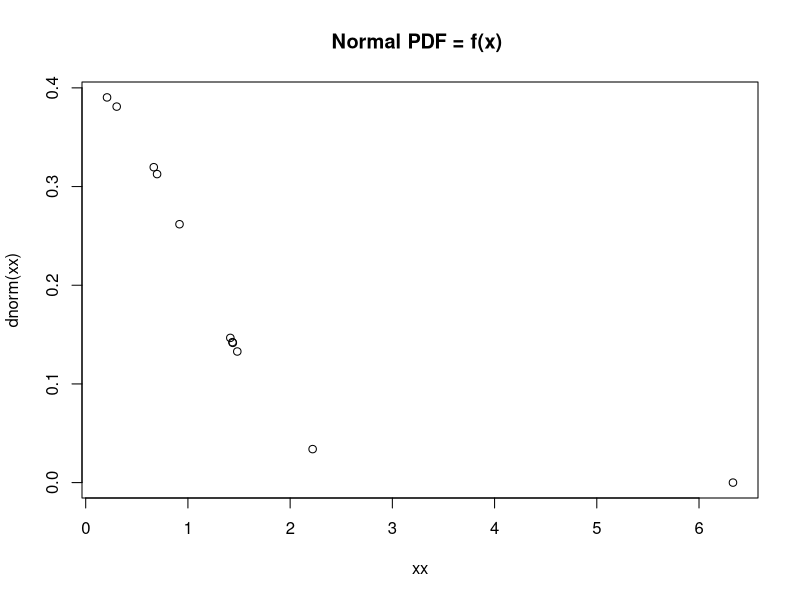
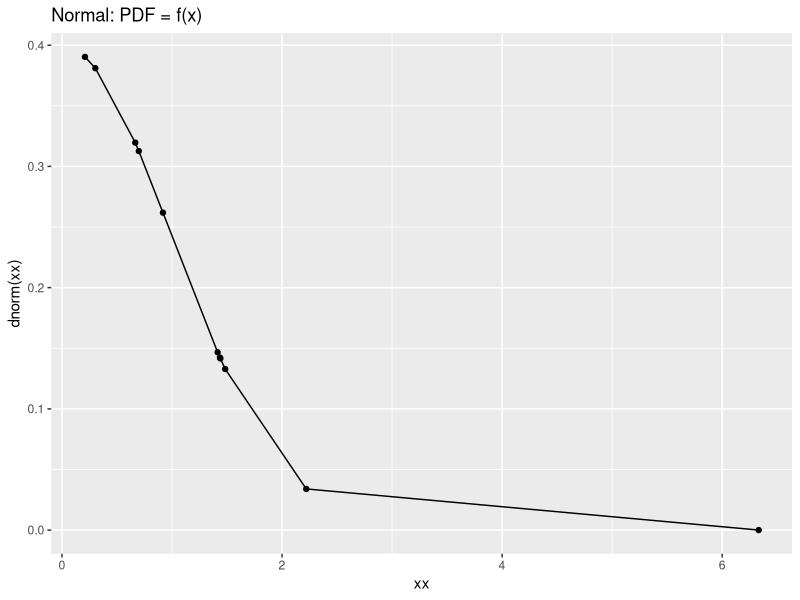
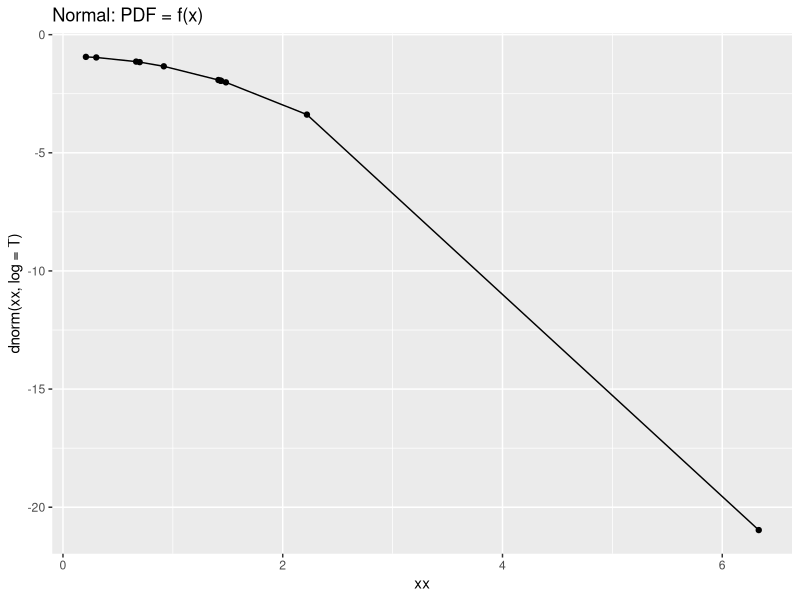
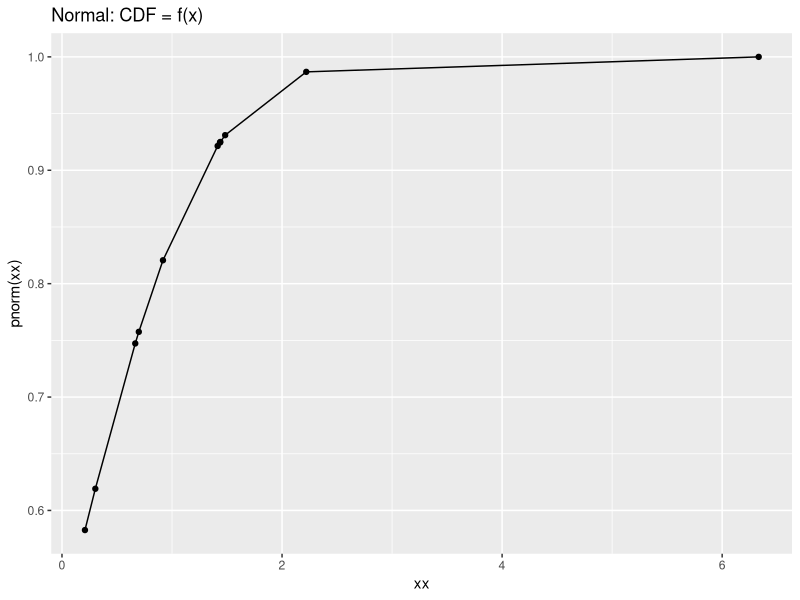
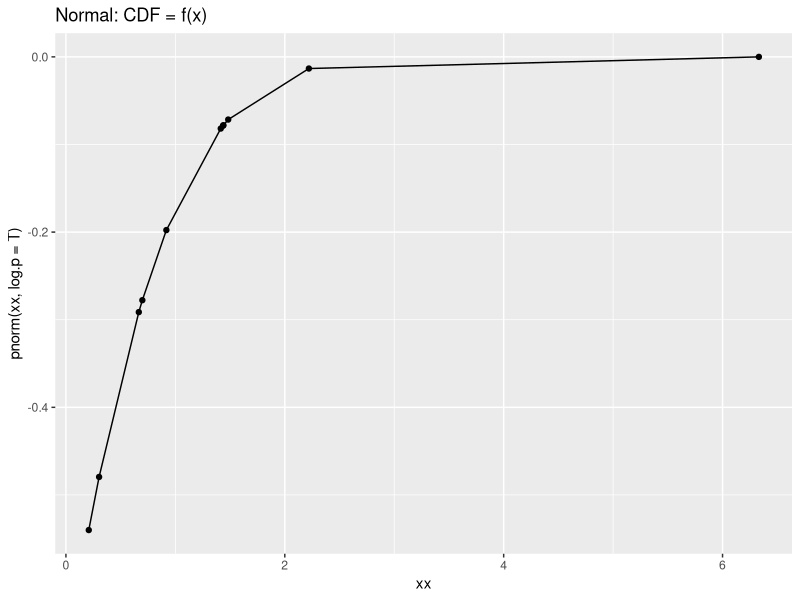
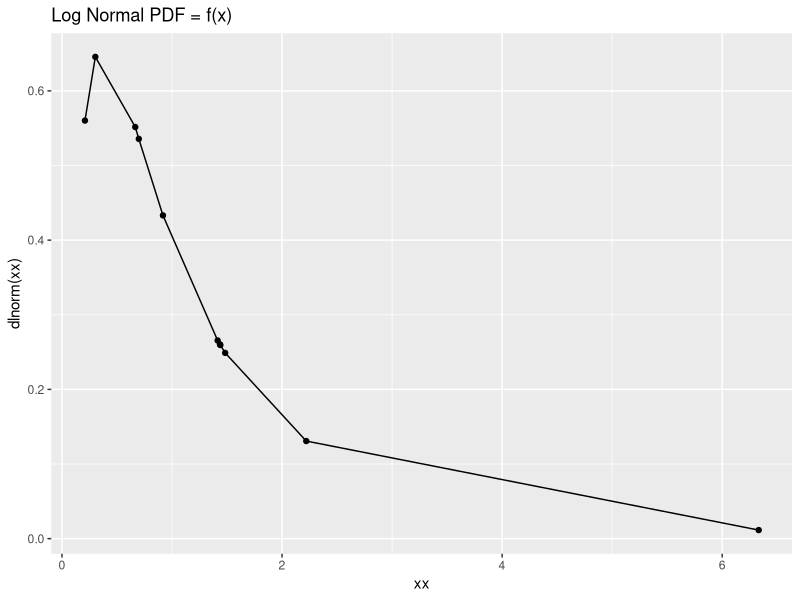
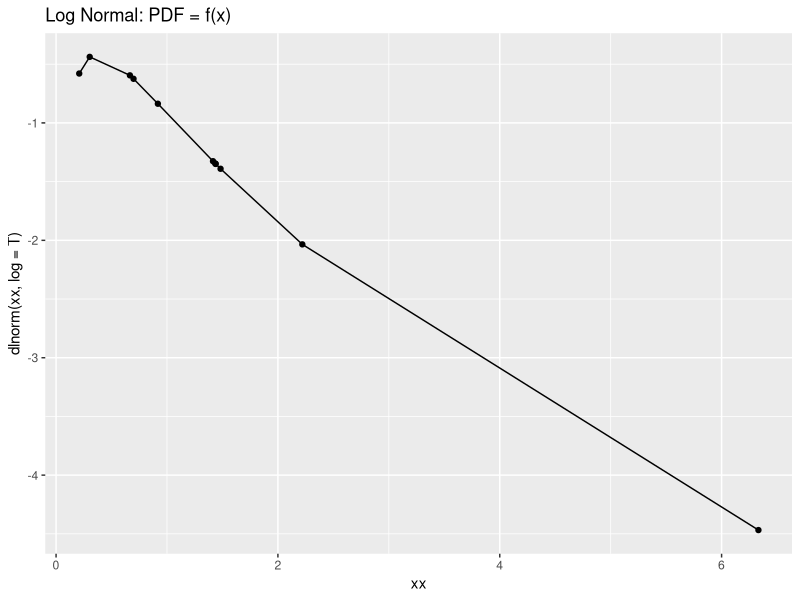
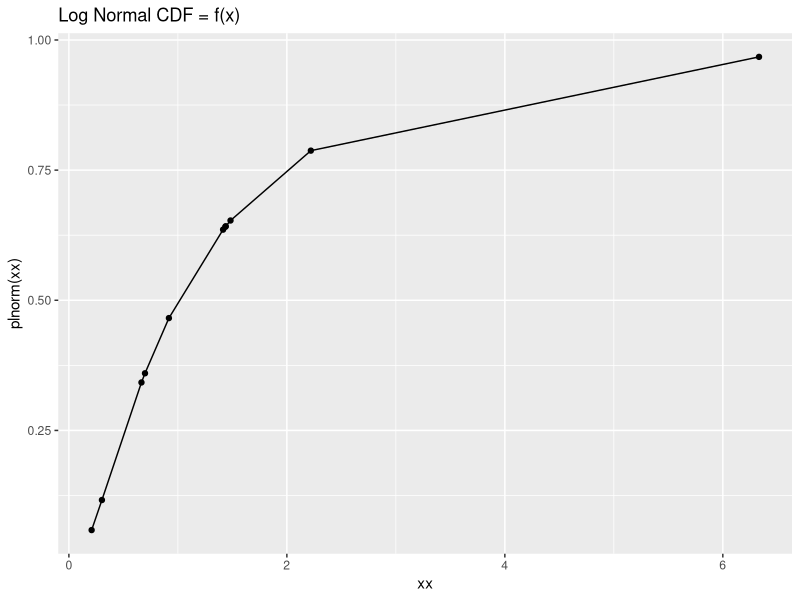

Generate these figures, in order, with R:
# File name: stat101_a.R
# Visualizing various probability density functions
# See also: stat101_a.Rmd (the same code inside an automatically generated report)


# The Normal Distribution
# See: 

# Read about rnorm and rlnorm functions
?rnorm
?Distributions

pnorm(0) # 0.5
pnorm(1) # 0.8413447
pnorm(2) # 0.9772499
pnorm(3) # 0.9986501

# Visualize probability density functions (PDF) and cumulative distribution function (CDF), which is integral under curve from -inf to PDF(x), 
# with different sample points for different distributions
xx = -5:5; 
xx = c(-3,-2,-1,-0.5, -0.25, 0, 0.25, 0.5, 1, 2, 3)
set.seed(111)  # Seed for random number generator. Run `?set.seed` to learn about any function you don't know
xx = rnorm(11)
xx = rlnorm(11)
xx

# with base graphics
plot(xx, dnorm(xx), main = "Normal PDF = f(x) ") 

# with ggplot2 graphics
library(ggplot2)
qplot(xx, dnorm(xx), geom = c("point", "line"), main = "Normal: PDF = f(x) ") 
qplot(xx, dnorm(xx, log=T), geom = c("point", "line"), main = "Normal: PDF = f(x) ")
qplot(xx, pnorm(xx), geom = c("point", "line"), main = "Normal: CDF = f(x) ")
qplot(xx, pnorm(xx, log.p=T), geom = c("point", "line"), main = "Normal: CDF = f(x) ")


qplot(xx, dlnorm(xx), geom = c("point", "line"), main = "Log Normal PDF = f(x) ")
qplot(xx, dlnorm(xx, log=T), geom = c("point", "line"), main = "Log Normal: PDF = f(x) ")
qplot(xx, plnorm(xx), geom = c("point", "line"), main = "Log Normal CDF = f(x) ")
qplot(xx, plnorm(xx, log.p=T), geom = c("point", "line"), main = "Log Normal: CDF = f(x) ")


# Fun distributions

qbirthday(prob = 0.5, classes = 365, coincident = 2)
pbirthday(n <- 36, classes = 365, coincident = 2)
